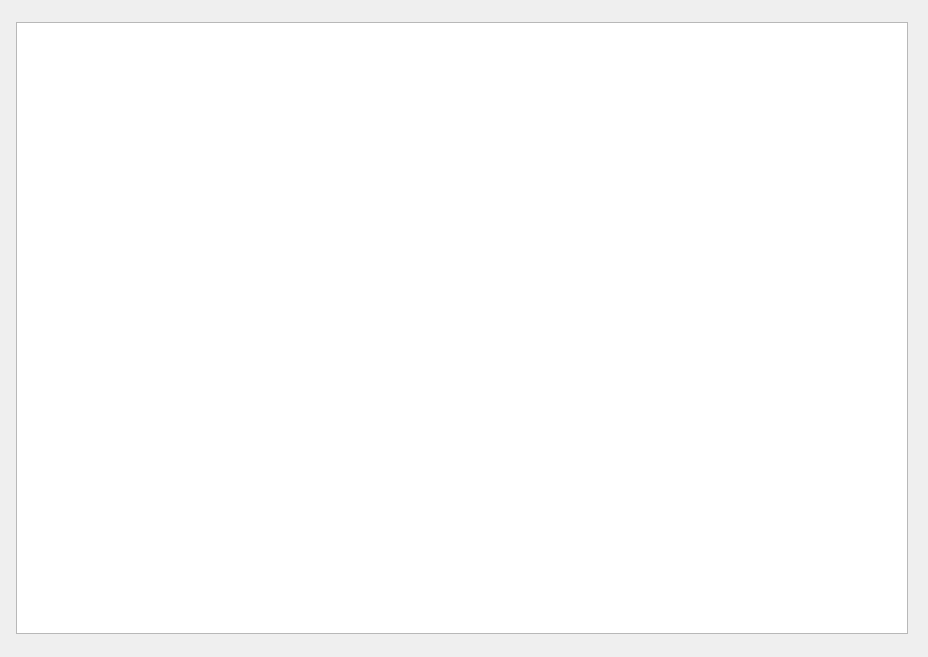
<?xml version="1.0" encoding="UTF-8"?>
<ui version="4.0">
 <class>data_sheet</class>
 <widget class="QWidget" name="data_sheet">
  <property name="geometry">
   <rect>
    <x>0</x>
    <y>0</y>
    <width>928</width>
    <height>657</height>
   </rect>
  </property>
  <property name="windowTitle">
   <string>Form</string>
  </property>
  <widget class="QTableView" name="tableView">
   <property name="geometry">
    <rect>
     <x>16</x>
     <y>22</y>
     <width>892</width>
     <height>612</height>
    </rect>
   </property>
  </widget>
 </widget>
 <resources/>
 <connections/>
</ui>
